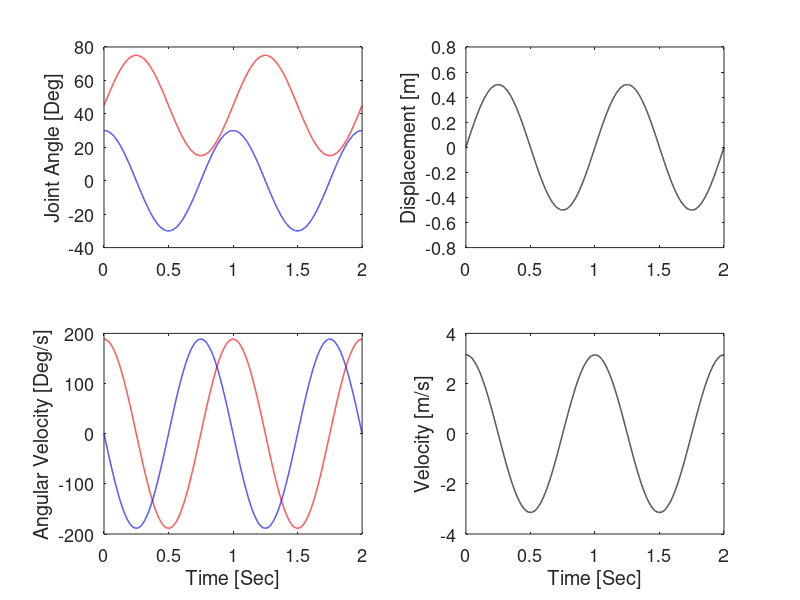

Reproduce this figure in MATLAB. (Note: this script raises an error after producing the figure.)
% This code is programmed by Sung Yul Shin (syshin0228@utexas.edu) for Robotics Modeling and Control course by Dr. James Sulzer from University of Texas at Austin 
clc
clear all
close all

% Jacobian Analysis of 3DoF RRP Manipulator
deg2rad = pi/180;
rad2deg = 180/pi;

% Camera View
az = 30;
el = 30;

% Origin
origin = [0 0 0]';
x_axis = [1 0 0]';
y_axis = [0 1 0]';
z_axis = [0 0 1]';

% Constant link lengths
L1 = 1.0;
L2 = 1.0;

% Sampling rate info
Hz = 10000;
dt = 1/Hz;
Rep = 2; % Number of repeat

% Sinusoidal input parameters
A1 = 30.0;
A2 = 30.0;
A3 = 0.5;
w1 = 2*pi;
w2 = 2*pi;
w3 = 2*pi;
offset1 = 45.0;
offset2 = 0.0;
offset3 = 0.0;

% Time
t = [0:1:Hz*Rep]*dt;

% Joint angles (Deg) and displacement for d3 (m)
th1_deg = A1*sin(w1*t) + offset1;
th2_deg = A2*cos(w2*t) + offset2;
d3_in = A3*sin(w3*t) + offset3;
% Joint angular velocity (Deg/s) and velocity for dd3 (m/s)
dth1_deg = A1*w1*cos(w1*t);
dth2_deg = -A2*w2*sin(w2*t);
dd3_in = A3*w3*cos(w3*t);

% Plot given joint and position (d3) trajectory
figure(1)
subplot(2,2,1)
h_th1 = plot(t,th1_deg,'r','linewidth',1);
hold on
h_th2 = plot(t,th2_deg,'b','linewidth',1);
ylabel('Joint Angle [Deg]')
set(gca,'fontsize',13)
subplot(2,2,2)
h_d3 = plot(t,d3_in,'k','linewidth',1);
hold on
ylabel('Displacement [m]')
set(gca,'fontsize',13)
subplot(2,2,3)
h_dth1 = plot(t,dth1_deg,'r','linewidth',1);
hold on
h_dth2 = plot(t,dth2_deg,'b','linewidth',1);
ylabel('Angular Velocity [Deg/s]')
xlabel('Time [Sec]')
set(gca,'fontsize',13)
subplot(2,2,4)
h_dd3 = plot(t,dd3_in,'k','linewidth',1);
hold on
ylabel('Velocity [m/s]')
xlabel('Time [Sec]')
set(gca,'fontsize',13)

% Forward kinematics with Jacobian
P_J = [0 0 0 0 0 0];    % Zero initially
for i = 0:1:Hz*Rep

    i = i+1;
    
    % Sinusoidal Input Joint Angle (Displacement d3)
    th1 = th1_deg(i) * deg2rad;
    th2 = th2_deg(i) * deg2rad;
    d3 = d3_in(i);
    dth1 = dth1_deg(i) * deg2rad;
    dth2 = dth2_deg(i) * deg2rad;
    dd3 = dd3_in(i);
    
    % Forward Kinematics using DH convention
    % DH parameter Ground 
    a0 = 0; alpha0 = 0; d0 = 0; q0 = 0;
    TG0 = DH(q0, d0, alpha0, a0);

    % DH parameter Link 1
    a1 = 0; alpha1 = 90*deg2rad; d1 = L1; q1 = th1;
    T01 = DH(q1, d1, alpha1, a1);

    % DH parameter Link 2
    a2 = 0; alpha2 = -90*deg2rad; d2 = 0; q2 = th2-90*deg2rad;
    T12 = DH(q2, d2, alpha2, a2);

    % DH parameter Link 3
    a3 = 0; alpha3 = 0; d3 = L2+d3; q3 = 0;
    T23 = DH(q3, d3, alpha3, a3);

    T01 = TG0*T01;
    T02 = T01*T12;
    T03 = T02*T23;
    
    % Get position from Forward kinematics
    P(i,:) = T03(1:3,4);
    
    % Jacobian calculation
    z0 = TG0(1:3,3);
    z1 = T01(1:3,3);
    z2 = T02(1:3,3);

    o0 = TG0(1:3,4);
    o1 = T01(1:3,4);
    o2 = T02(1:3,4);
    o3 = T03(1:3,4);

    J1 = [w2ss(z0)*(o3-o0); z0];    % revolute
    J2 = [w2ss(z1)*(o3-o1); z1];    % revolute
    J3 = [z2; [0 0 0]'];            % prismatic
    
    % Jacobian
    J = [J1 J2 J3];
    
    dP(i,:) = J*[dth1 dth2 dd3]';
    P_J = P_J + dP(i,:)*dt;

    Px_J(i) = P_J(1);
    Py_J(i) = P_J(2);
    Pz_J(i) = P_J(3);
    w_J(i,:) = P_J(4:6);
end

% From given initial position value (P(1,:))
Px_J = Px_J + P(1,1);
Py_J = Py_J + P(1,2);
Pz_J = Pz_J + P(1,3);

% Plot End-point trajectory from Foward kinematics and Jacobian
figure(2)
h_Px = plot(t,P(:,1),'r','linewidth',1);
hold on
h_Py = plot(t,P(:,2),'g','linewidth',1);
h_Pz = plot(t,P(:,3),'b','linewidth',1);
h_Px_J = plot(t,Px_J,'r:','linewidth',2);
h_Py_J = plot(t,Py_J,'g:','linewidth',2);
h_Pz_J = plot(t,Pz_J,'b:','linewidth',2);
legend([h_Px h_Px_J h_Py h_Py_J h_Pz h_Pz_J], 'Px (FK)', 'Px (J)', 'Py (FK)', 'Py (J)', 'Pz (FK)', 'Pz (J)')
ylabel('End-effector Position [m]')
xlabel('Time [Sec]')
set(gca,'fontsize',13)

% Inverse kinematics with Jacobian
% Given initial joint and position (d3) values
th_J = [th1_deg(1) th2_deg(1)] * deg2rad;
d3_J = d3_in(1);
th_J = [th_J d3_J];
for i = 0:1:Hz*Rep
    i = i+1;
    
    % Joint angle and displacement
    th1 = th_J(1);
    th2 = th_J(2);
    d3 = th_J(3);
    
    % Forward Kinematics using DH convention
    % DH parameter Ground 
    a0 = 0; alpha0 = 0; d0 = 0; q0 = 0;
    TG0 = DH(q0, d0, alpha0, a0);

    % DH parameter Link 1
    a1 = 0; alpha1 = 90*deg2rad; d1 = L1; q1 = th1;
    T01 = DH(q1, d1, alpha1, a1);

    % DH parameter Link 2
    a2 = 0; alpha2 = -90*deg2rad; d2 = 0; q2 = th2-90*deg2rad;
    T12 = DH(q2, d2, alpha2, a2);

    % DH parameter Link 3
    a3 = 0; alpha3 = 0; d3 = L2+d3; q3 = 0;
    T23 = DH(q3, d3, alpha3, a3);

    T01 = TG0*T01;
    T02 = T01*T12;
    T03 = T02*T23;
    
    % Jacobian calculation
    z0 = TG0(1:3,3);
    z1 = T01(1:3,3);
    z2 = T02(1:3,3);

    o0 = TG0(1:3,4);
    o1 = T01(1:3,4);
    o2 = T02(1:3,4);
    o3 = T03(1:3,4);

    J1 = [w2ss(z0)*(o3-o0); z0];
    J2 = [w2ss(z1)*(o3-o1); z1];
    J3 = [z2; [0 0 0]'];
    
    % Jacobian
    J = [J1 J2 J3];
    
    % Pseudoinverse Jacobian
    dth_J(i,:) = pinv(J)*dP(i,:)';
    
    th_J = th_J + dth_J(i,:)*dt;
    
    th1_J(i) = th_J(1);
    th2_J(i) = th_J(2);
    d3_J(i) = th_J(3);
    
end  
    
dth_J_deg(:,1:2) = dth_J(:,1:2) * rad2deg;
dd3_J = dth_J(:,3);
th1_J_deg = th1_J * rad2deg;
th2_J_deg = th2_J * rad2deg;

% Plot joint and position (d3) trajectory from Inverse kinematics using Jacobian
figure(1)
subplot(2,2,1)
h_th1_J = plot(t,th1_J_deg,'r:','linewidth',2);
hold on
h_th2_J = plot(t,th2_J_deg,'b:','linewidth',2);
ylabel('Joint Angle [Deg]')
legend([h_th1 h_th1_J h_th2 h_th2_J], 'th1 (given)', 'th1 (J)', 'th2 (given)', 'th2 (J)')
set(gca,'fontsize',13)
subplot(2,2,2)
h_d3_J = plot(t,d3_J,'k:','linewidth',2);
ylabel('Displacement [m]')
legend([h_d3 h_d3_J], 'd3 (given)', 'd3 (J)')
set(gca,'fontsize',13)
subplot(2,2,3)
h_dth1_J = plot(t,dth_J_deg(:,1),'r:','linewidth',2);
hold on
h_dth2_J = plot(t,dth_J_deg(:,2),'b:','linewidth',2);
ylabel('Angular Velocity [Deg/s]')
xlabel('Time [Sec]')
legend([h_dth1 h_dth1_J h_dth2 h_dth2_J], 'dth1 (given)', 'dth1 (J)', 'dth2 (given)', 'dth2 (J)')
set(gca,'fontsize',13)
subplot(2,2,4)
h_dd3_J = plot(t,dd3_J,'k:','linewidth',2);
ylabel('Velocity [m/s]')
xlabel('Time [Sec]')
legend([h_dd3 h_dd3_J], 'dd3 (given)', 'dd3 (J)')
set(gca,'fontsize',13)

% Motion Simulation
step = 100;
% Forward Kinematics
for i = 1:step:Hz*Rep
    
    % Sinusoidal Input Joint Angle with given theta
    th1 = th1_deg(i) * deg2rad;
    th2 = th2_deg(i) * deg2rad;
    d3 = d3_in(i);
    
    % Forward Kinematics using DH convention
    % DH parameter Ground 
    a0 = 0; alpha0 = 0; d0 = 0; q0 = 0;
    TG0 = DH(q0, d0, alpha0, a0);

    % DH parameter Link 1
    a1 = 0; alpha1 = 90*deg2rad; d1 = L1; q1 = th1;
    T01 = DH(q1, d1, alpha1, a1);

    % DH parameter Link 2
    a2 = 0; alpha2 = -90*deg2rad; d2 = 0; q2 = th2-90*deg2rad;
    T12 = DH(q2, d2, alpha2, a2);

    % DH parameter Link 3
    a3 = 0; alpha3 = 0; d3 = L2+d3; q3 = 0;
    T23 = DH(q3, d3, alpha3, a3);

    T01 = TG0*T01;
    T02 = T01*T12;
    T03 = T02*T23;

    % Position and axis infomation
    P0 = TG0(1:3,4);
    P1 = T01(1:3,4);
    P2 = T02(1:3,4);
    P3 = T03(1:3,4);
    
    % Sinusoidal Input Joint Angle from Jacobian
    th1_J = th1_J_deg(i) * deg2rad;
    th2_J = th2_J_deg(i) * deg2rad;
    d3_J_ = d3_J(i);
    
    % Forward Kinematics using DH convention
    % DH parameter Ground 
    a0 = 0; alpha0 = 0; d0 = 0; q0 = 0;
    TG0_J = DH(q0, d0, alpha0, a0);

    % DH parameter Link 1
    a1 = 0; alpha1 = 90*deg2rad; d1 = L1; q1 = th1_J;
    T01_J = DH(q1, d1, alpha1, a1);

    % DH parameter Link 2
    a2 = 0; alpha2 = -90*deg2rad; d2 = 0; q2 = th2_J-90*deg2rad;
    T12_J = DH(q2, d2, alpha2, a2);

    % DH parameter Link 3
    a3 = 0; alpha3 = 0; d3 = L2+d3_J_; q3 = 0;
    T23_J = DH(q3, d3, alpha3, a3);

    T01_J = TG0_J*T01_J;
    T02_J = T01_J*T12_J;
    T03_J = T02_J*T23_J;

    % Position and axis infomation
    P0_J = TG0_J(1:3,4);
    P1_J = T01_J(1:3,4);
    P2_J = T02_J(1:3,4);
    P3_J = T03_J(1:3,4);


    figure(100)
    % Draw global coordinate
    plot3(origin(1),origin(2),origin(3),'ro','linewidth',5)
    hold on
    line([origin(1) x_axis(1)],[origin(2) x_axis(2)],[origin(3) x_axis(3)], 'color', 'r', 'linewidth', 2)
    line([origin(1) y_axis(1)],[origin(2) y_axis(2)],[origin(3) y_axis(3)], 'color', 'g', 'linewidth', 2)
    line([origin(1) z_axis(1)],[origin(2) z_axis(2)],[origin(3) z_axis(3)], 'color', 'b', 'linewidth', 2)

    % P0 from given theta
    plot3(P0(1),P0(2),P0(3),'ro','linewidth',2)
    line([origin(1) P0(1)],[origin(2) P0(2)],[origin(3) P0(3)], 'color', 'k', 'linewidth', 2)
    % P1 from given theta
    plot3(P1(1),P1(2),P1(3),'ko','linewidth',2)
    line([P0(1) P1(1)],[P0(2) P1(2)],[P0(3) P1(3)], 'color', 'k', 'linewidth', 2)
    % P2 from given theta
    plot3(P2(1),P2(2),P2(3),'ko','linewidth',2)
    line([P1(1) P2(1)],[P1(2) P2(2)],[P1(3) P2(3)], 'color', 'k', 'linewidth', 2)
    % P3 from given theta
    plot3(P3(1),P3(2),P3(3),'ko','linewidth',2)
    line([P2(1) P3(1)],[P2(2) P3(2)],[P2(3) P3(3)], 'color', 'k', 'linewidth', 2)

    % P0 from Jacobian
    plot3(P0_J(1),P0_J(2),P0_J(3),'rd','linewidth',2)
    line([origin(1) P0_J(1)],[origin(2) P0_J(2)],[origin(3) P0_J(3)], 'color', 'r', 'linewidth', 3, 'linestyle',':')
    % P1 from given theta
    plot3(P1_J(1),P1_J(2),P1_J(3),'rd','linewidth',2)
    line([P0_J(1) P1_J(1)],[P0_J(2) P1_J(2)],[P0_J(3) P1_J(3)], 'color', 'r', 'linewidth', 3, 'linestyle',':')
    % P2 from Jacobian
    plot3(P2_J(1),P2_J(2),P2_J(3),'rd','linewidth',2)
    line([P1_J(1) P2_J(1)],[P1_J(2) P2_J(2)],[P1_J(3) P2_J(3)], 'color', 'r', 'linewidth', 3, 'linestyle',':')
    % P3 from Jacobian
    plot3(P3_J(1),P3_J(2),P3_J(3),'rd','linewidth',2)
    line([P2_J(1) P3_J(1)],[P2_J(2) P3_J(2)],[P2_J(3) P3_J(3)], 'color', 'r', 'linewidth', 3, 'linestyle',':')

    % Draw Path
    plot3(Px_J, Py_J, Pz_J,'k:','linewidth',1)
    
    xlabel('x- axis','fontsize',13)
    ylabel('y- axis','fontsize',13)
    zlabel('z- axis','fontsize',13)
    title('3DoF RRP Manipulator')
    set(gca,'fontsize',13)
    axis equal
    axis([-2 2 -2 2 0 3])
    grid on
    view(az, el)
    pause(0.001)
    hold off
    
end
